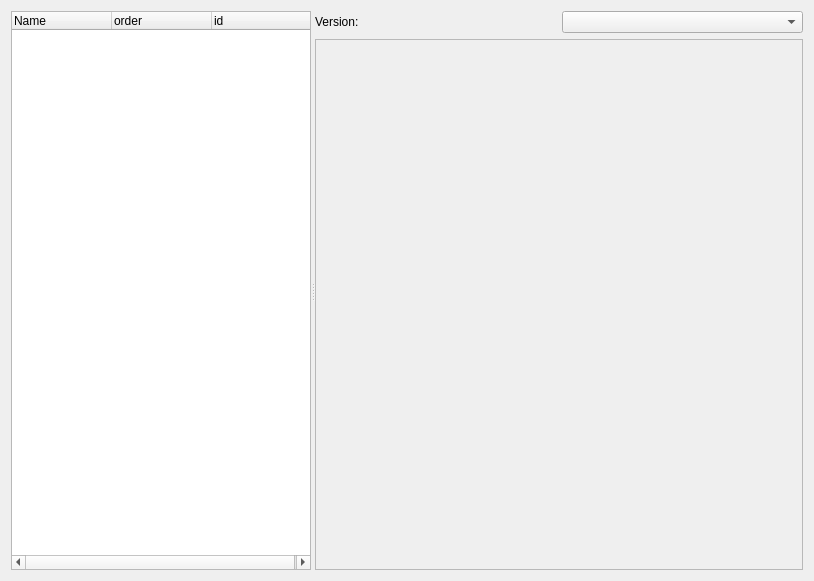
<?xml version="1.0" encoding="UTF-8"?>
<ui version="4.0">
 <class>MapEncounterDialog</class>
 <widget class="QWidget" name="MapEncounterDialog">
  <property name="geometry">
   <rect>
    <x>0</x>
    <y>0</y>
    <width>814</width>
    <height>581</height>
   </rect>
  </property>
  <property name="windowTitle">
   <string>Map Encounters</string>
  </property>
  <layout class="QGridLayout" name="gridLayout_2">
   <item row="0" column="0">
    <widget class="QSplitter" name="splitter">
     <property name="orientation">
      <enum>Qt::Horizontal</enum>
     </property>
     <widget class="QTreeWidget" name="treeWidget">
      <property name="maximumSize">
       <size>
        <width>300</width>
        <height>16777215</height>
       </size>
      </property>
      <column>
       <property name="text">
        <string notr="true">Name</string>
       </property>
      </column>
      <column>
       <property name="text">
        <string>order</string>
       </property>
      </column>
      <column>
       <property name="text">
        <string>id</string>
       </property>
      </column>
     </widget>
     <widget class="QWidget" name="widget" native="true">
      <layout class="QGridLayout" name="gridLayout">
       <item row="0" column="0">
        <widget class="QLabel" name="label">
         <property name="text">
          <string>Version:</string>
         </property>
        </widget>
       </item>
       <item row="0" column="1">
        <widget class="QComboBox" name="combo_version"/>
       </item>
       <item row="1" column="0" colspan="2">
        <widget class="QScrollArea" name="scrollArea">
         <property name="widgetResizable">
          <bool>true</bool>
         </property>
         <widget class="QWidget" name="scrollAreaWidgetContents">
          <property name="geometry">
           <rect>
            <x>0</x>
            <y>0</y>
            <width>485</width>
            <height>515</height>
           </rect>
          </property>
          <layout class="QGridLayout" name="gridLayout_3">
           <item row="0" column="0">
            <layout class="QVBoxLayout" name="encounter_layout"/>
           </item>
           <item row="1" column="0">
            <spacer name="verticalSpacer">
             <property name="orientation">
              <enum>Qt::Vertical</enum>
             </property>
             <property name="sizeHint" stdset="0">
              <size>
               <width>20</width>
               <height>40</height>
              </size>
             </property>
            </spacer>
           </item>
          </layout>
         </widget>
        </widget>
       </item>
      </layout>
     </widget>
    </widget>
   </item>
  </layout>
 </widget>
 <resources/>
 <connections/>
</ui>
